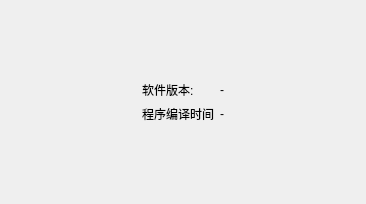
<?xml version="1.0" encoding="UTF-8"?>
<ui version="4.0">
 <class>VersionCommonDlg</class>
 <widget class="QDialog" name="VersionCommonDlg">
  <property name="geometry">
   <rect>
    <x>0</x>
    <y>0</y>
    <width>366</width>
    <height>204</height>
   </rect>
  </property>
  <property name="windowTitle">
   <string>Dialog</string>
  </property>
  <layout class="QGridLayout" name="gridLayout_2">
   <item row="0" column="0">
    <spacer name="verticalSpacer_4">
     <property name="orientation">
      <enum>Qt::Vertical</enum>
     </property>
     <property name="sizeHint" stdset="0">
      <size>
       <width>20</width>
       <height>63</height>
      </size>
     </property>
    </spacer>
   </item>
   <item row="1" column="0">
    <layout class="QHBoxLayout" name="horizontalLayout_3">
     <item>
      <spacer name="horizontalSpacer_5">
       <property name="orientation">
        <enum>Qt::Horizontal</enum>
       </property>
       <property name="sizeHint" stdset="0">
        <size>
         <width>40</width>
         <height>20</height>
        </size>
       </property>
      </spacer>
     </item>
     <item>
      <layout class="QGridLayout" name="gridLayout">
       <item row="1" column="0">
        <widget class="QLabel" name="label_4">
         <property name="text">
          <string>程序编译时间</string>
         </property>
        </widget>
       </item>
       <item row="1" column="1" colspan="2">
        <widget class="QLabel" name="label_5">
         <property name="text">
          <string>-</string>
         </property>
        </widget>
       </item>
       <item row="0" column="0">
        <widget class="QLabel" name="label">
         <property name="text">
          <string>软件版本:</string>
         </property>
        </widget>
       </item>
       <item row="0" column="1" colspan="2">
        <widget class="QLabel" name="label_8">
         <property name="text">
          <string>-</string>
         </property>
        </widget>
       </item>
      </layout>
     </item>
     <item>
      <spacer name="horizontalSpacer_6">
       <property name="orientation">
        <enum>Qt::Horizontal</enum>
       </property>
       <property name="sizeHint" stdset="0">
        <size>
         <width>40</width>
         <height>20</height>
        </size>
       </property>
      </spacer>
     </item>
    </layout>
   </item>
   <item row="3" column="0">
    <spacer name="verticalSpacer_3">
     <property name="orientation">
      <enum>Qt::Vertical</enum>
     </property>
     <property name="sizeHint" stdset="0">
      <size>
       <width>20</width>
       <height>62</height>
      </size>
     </property>
    </spacer>
   </item>
  </layout>
 </widget>
 <resources>
  <include location="../HTDEMO.qrc"/>
 </resources>
 <connections/>
</ui>
